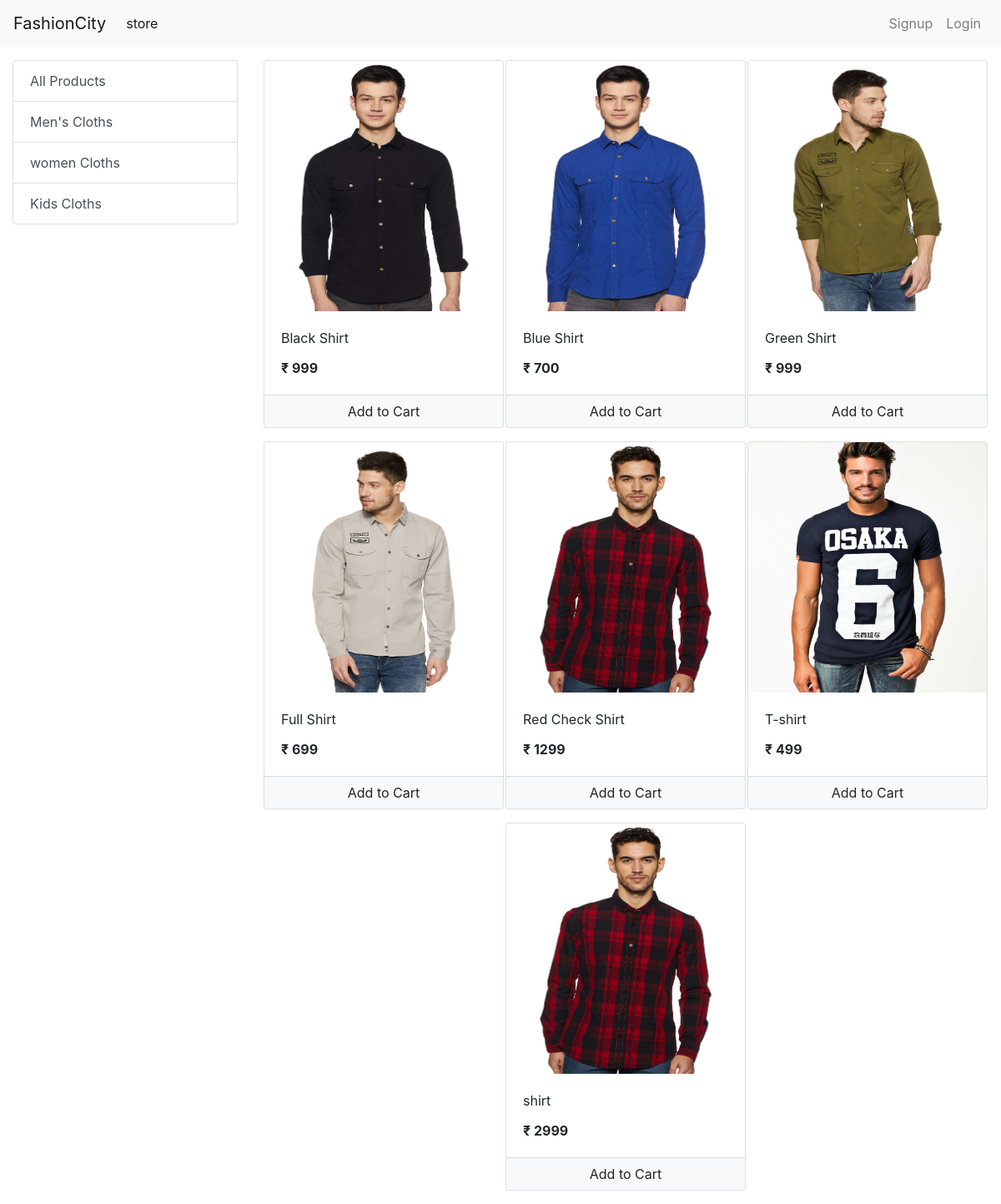
The app's page /?category=4 with its own data.
### FashionXYZ_app/models/category.py (models this page shows, shortened)
class Category(models.Model):
    name = models.CharField(max_length=20)
    @staticmethod
    def get_all_categories():
        return Category.objects.all()

### FashionXYZ_app/models/product.py (models this page shows, shortened)
class Product(models.Model):
    name = models.CharField(max_length=50)
    price = models.IntegerField(default=0)
    category = models.ForeignKey(to=Category, on_delete=models.CASCADE, default=1)
    description = models.CharField(max_length=200, default='', null=True, blank=True)
    image = models.ImageField(upload_to='media')
    @staticmethod
    def get_all_products_by_categoryid(category_id):
        if category_id:
            return Product.objects.filter(category = category_id)
        else:
            return Product.get_all_products()

### FashionXYZ_app/views/home.py (the view, shortened to what this page needs)
# urls.py: path('', Index.as_view(), name='homepage'),
class Index(View):
    def get(self, request):
        cart = request.session.get('cart')
        if not cart:
            request.session['cart'] = {}
        products = None
        categories = Category.get_all_categories()
        categoryID = request.GET.get('category')
        if categoryID:
            products = Product.get_all_products_by_categoryid(categoryID)
        else:
            products = Product.get_all_product();
        data = {}
        data['products'] = products
        data['categories'] = categories
        print('you are : ', request.session.get('email'))
        return render(request, 'index.html', data)

### FashionXYZ_app/templatetags/cart.py (called while the page is built)
@register.filter(name='is_in_cart')
def is_in_cart(product  , cart):
    keys = cart.keys()
    for id in keys:
        if int(id) == product.id:
            return True
    return False;

### FashionXYZ_app/templatetags/custom_filter.py (called while the page is built)
@register.filter(name='currency')
def currency(number):
    return "₹ "+str(number)

### FashionXYZ_app/templates/index.html (shortened to what this page needs)
{% extends 'base.html'%}
{% block content %}
{% load cart %}
{% load custom_filter %}
<div class="container-fluid mt-3">
    <div class="row">
        <div class="col-lg-3 mx-auto">
            <div class="list-group">
                <a href="/" class="list-group-item list-group-item-action">All Products</a>
                {% for category in categories %}
                <a href="/?category={{category.id}}"
                   class="list-group-item list-group-item-action">{{category.name}}</a>
                {% endfor %}
            </div>
        </div>
        <div id='products' class="col-lg-9 mx-auto">
            <div class="row mx-auto">
                {% for product in products %}
                <div class="card mx-auto mb-3" id={{product.id}} style="width: 18rem;">
                    <img class="card-img-top" src="{{product.image.url}}" alt="Card image cap" style="height: 300px;">
                    <div class="card-body">
                        <p class="card-title">{{product.name}}</p>
                        <p class="card-text"><b>{{product.price|currency}}</b></p>
                    </div>
                    <div class="card-footer p-0">
                        {% if product|is_in_cart:request.session.cart %}
                        <div class="row no-gutters" >
                            <form action="/#{{product.id}}" class="col-2 " method="post">
								{% csrf_token %}
                                <input hidden type="text" name='product' value='{{product.id}}'>
                                <input hidden type="text" name='remove' value='True'>
								<input type="submit" value=" - " class="btn btn-block btn-secondary">
							</form>
                            <div class="text-center col">{{product|cart_quantity:request.session.cart}} in cart</div>
                            <form action="/#{{product.id}}" class="col-2 " method="post">
								{% csrf_token %}
								<input hidden type="text" name='product' value='{{product.id}}'>
								<input type="submit" value=" + " class="btn btn-block btn-secondary">
							</form>
                        </div>
                        {% else %}
                        <form action="/#{{product.id}}" method="POST" class="btn-block">
                            <input type="submit" class="float-right btn btn-light broder  form-control" value="Add to Cart">
                        </form>
                        {% endif %}
                    </div>
                </div>
                {% endfor %}
            </div>
        </div>
    </div>
</div>
{% endblock %}

### records on screen
Category: name "Men's Cloths"
Category: name "women Cloths"
Category: name "Kids Cloths"
Product: image (picture), name "Black Shirt", price "₹ 999"
Product: image (picture), name "Blue Shirt", price "₹ 700"
Product: image (picture), name "Green Shirt", price "₹ 999"
Product: image (picture), name "Full Shirt", price "₹ 699"
Product: image (picture), name "Red Check Shirt", price "₹ 1299"
Product: image (picture), name "T-shirt", price "₹ 499"
Product: image (picture), name "shirt", price "₹ 2999"
